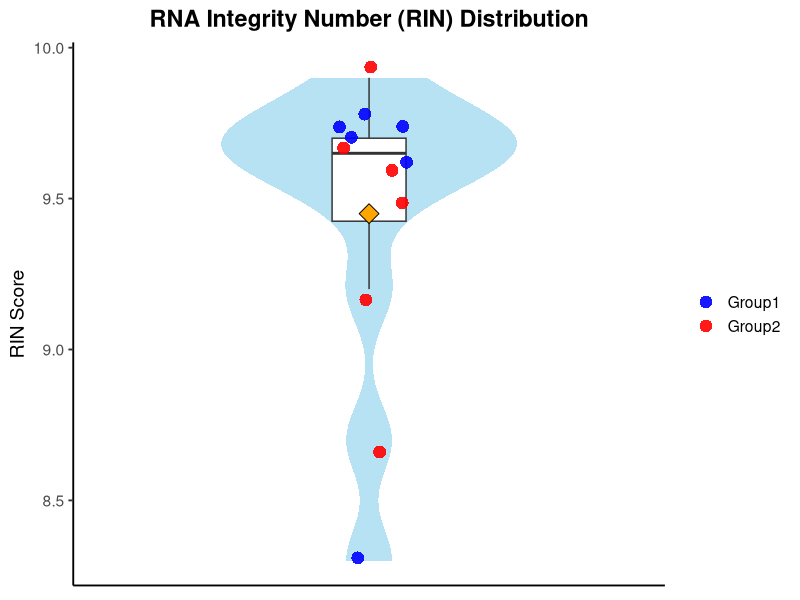

Generate this figure with R:
library(ggplot2)

rin <- c(9.7, 9.8, 9.7, 9.7, 9.6, 8.3,
         9.2, 9.5, 9.6, 8.7, 9.7, 9.9)

# Create grouping variable
group_color <- c(rep("Group1", 6), rep("Group2", 6))

df <- data.frame(
  Group = "Samples",
  RIN = rin,
  ColorGroup = group_color
)

p <- ggplot(df, aes(x = Group, y = RIN)) +
  
  # Violin
  geom_violin(fill = "skyblue", color = NA, width = 0.6, alpha = 0.6) +
  
  # Boxplot
  geom_boxplot(width = 0.15, outlier.shape = NA, fill = "white") +
  
  # Jitter points with color mapping
  geom_jitter(aes(color = ColorGroup),
              width = 0.08,
              size = 4,
              alpha = 0.9,
              shape = 16) +
  
  # Manual colors
  scale_color_manual(values = c("Group1" = "blue",
                                "Group2" = "red")) +
  
  # Mean point
  stat_summary(fun = mean,
               geom = "point",
               shape = 23,
               size = 5,
               fill = "orange") +
  
  labs(title = "RNA Integrity Number (RIN) Distribution",
       y = "RIN Score",
       x = NULL,
       color = NULL) +
  
  theme_classic(base_size = 14) +
  theme(
    plot.title = element_text(hjust = 0.5, face = "bold"),
    axis.text.x = element_blank(),
    axis.ticks.x = element_blank()
  )

p
